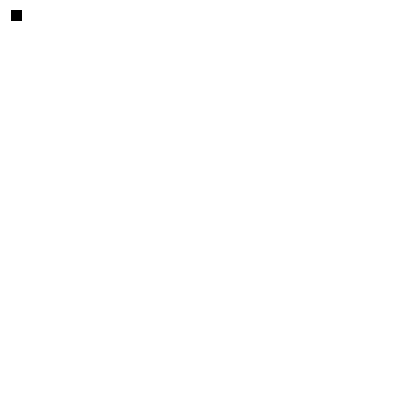
Frame 1 (no input)
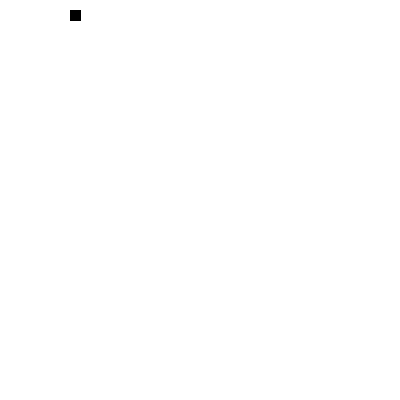
Frame 60 (the mouse pressed at the canvas centre just before this capture)
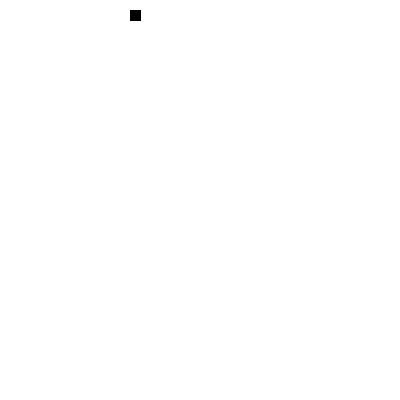
Frame 120 (the mouse held since frame 60 and released just before this capture)

The Processing sketch that drew these frames (run headless with seeded random() and noise(); from frame 60 on, the mouse is pressed at the canvas centre):

// Processing sketch: Snake2_pde
// ── Snake2_pde.pde
int width = 10;
int height = 10;
int size = 10;
float snakeX = 10;
float snakeY = 10;
boolean up = false;
boolean down = false;
boolean left = false;
boolean right = true;

void setup() {
  size(400,400);
  frameRate(120);
}

void draw(){
 background(255);
 
 
 if (up){
   snakeY -= 1;
 }
 else if (down){
   snakeY += 1;
 }
  else if (left){
   snakeX -= 1;
 } 
  else if (right){
   snakeX += 1;
 } 
 
 
 fill(0);
 rect(snakeX,snakeY,10,10);
}
 
 
 
 void keyPressed()
{
  if (key == CODED && keyPressed)
  {
    if (keyCode == UP)
    {
      up = true;
      down = false;
      left = false;
      right = false;
    }
    if (keyCode == DOWN)
    {
      up = false;
      down = true;
      left = false;
      right = false;
    }
        if (keyCode == LEFT)
    {
      up = false;
      down = false;
      left = true;
      right = false;
    }
        if (keyCode == RIGHT)
    {
      up = false;
      down = false;
      left = false;
      right = true;
    }
  }
}
 
